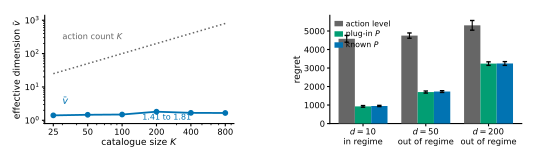

Here is the Python script that generated this plot:
"""Figure 7: the funnel environment.

Left panel: the effective dimension stays near two while the catalogue grows thirty-twofold, so
"many actions resolved by few states" is a property of the catalogue structure rather than of a
chosen K.  Right panel: the three arms against delay, with the regime condition of Section 4
marked, which holds only at the shortest delay because the analysed variant charges the delay
multiplicatively.

Sizing.  Saved WITHOUT bbox_inches="tight" so the on-page scale is exactly 1.0 at \\textwidth.
"""
import numpy as np
import matplotlib
matplotlib.use("Agg")
import matplotlib.pyplot as plt
from matplotlib.ticker import NullFormatter, ScalarFormatter

V = np.load("../code/funnel_vbar_scaling.npz")
F = np.load("../code/funnel.npz")

FIG_W, FIG_H = 5.5, 1.62
fig = plt.figure(figsize=(FIG_W, FIG_H))
axL = fig.add_axes([0.080, 0.235, 0.345, 0.670])
axR = fig.add_axes([0.600, 0.235, 0.350, 0.670])

# ---- left: vbar against catalogue size
axL.plot(V["K"], V["K"], ":", color="#666666", lw=1.1, zorder=2)
axL.plot(V["K"], V["vbar"], "o-", color="#0173B2", ms=3.2, lw=1.3, zorder=4)
axL.set_xscale("log"); axL.set_yscale("log")
axL.set_xticks(list(V["K"])); axL.xaxis.set_major_formatter(ScalarFormatter())
axL.xaxis.set_minor_formatter(NullFormatter())
axL.set_ylim(0.8, 1400)
axL.set_xlabel("catalogue size $K$", fontsize=6.6, labelpad=0.8)
axL.set_ylabel(r"effective dimension $\bar v$", fontsize=6.6, labelpad=1.5)
axL.tick_params(labelsize=6.0, length=2, pad=1.5, which="major")
axL.tick_params(length=1.2, which="minor")
axL.text(30, 260, "action count $K$", fontsize=6.0, color="#666666")
axL.text(30, 2.9, r"$\bar v$", fontsize=7.0, color="#0173B2")
axL.text(150, 1.05, f"{V['vbar'].min():.2f} to {V['vbar'].max():.2f}", fontsize=5.8,
         color="#0173B2")
for sp in ("top", "right"):
    axL.spines[sp].set_visible(False)

# ---- right: the three arms against delay
d = F["d"]
w = 0.26
idx = np.arange(len(d))
for k, (key, lab, colour) in enumerate((("action", "action level", "#666666"),
                                        ("plugin", "plug-in $P$", "#029E73"),
                                        ("state", "known $P$", "#0173B2"))):
    axR.bar(idx + (k - 1) * w, F[key], w, yerr=F[key + "_se"], color=colour, label=lab,
            error_kw=dict(elinewidth=0.8, capsize=1.6), zorder=3)
axR.set_xticks(idx)
axR.set_xticklabels([f"$d={int(x)}$\n{'in regime' if l <= r else 'out of regime'}"
                     for x, l, r in zip(d, F["lhs"], F["rhs"])], fontsize=5.6)
axR.set_ylabel("regret", fontsize=6.6, labelpad=1.5)
axR.tick_params(labelsize=6.0, length=2, pad=1.5)
axR.legend(fontsize=5.6, frameon=False, loc="upper left", handletextpad=0.35,
           borderaxespad=0.2, labelspacing=0.22, handlelength=1.1)
for sp in ("top", "right"):
    axR.spines[sp].set_visible(False)

assert axL.get_position().y0 >= 0.20, "x labels need room"
fig.savefig("fig7.pdf")
gain = 100 * (F["action"] - F["state"]) / F["action"]
print(f"wrote fig7.pdf | vbar {V['vbar'].min():.2f}-{V['vbar'].max():.2f} across K "
      f"{int(V['K'].min())}-{int(V['K'].max())}; gains {gain.min():.1f}-{gain.max():.1f}%")
